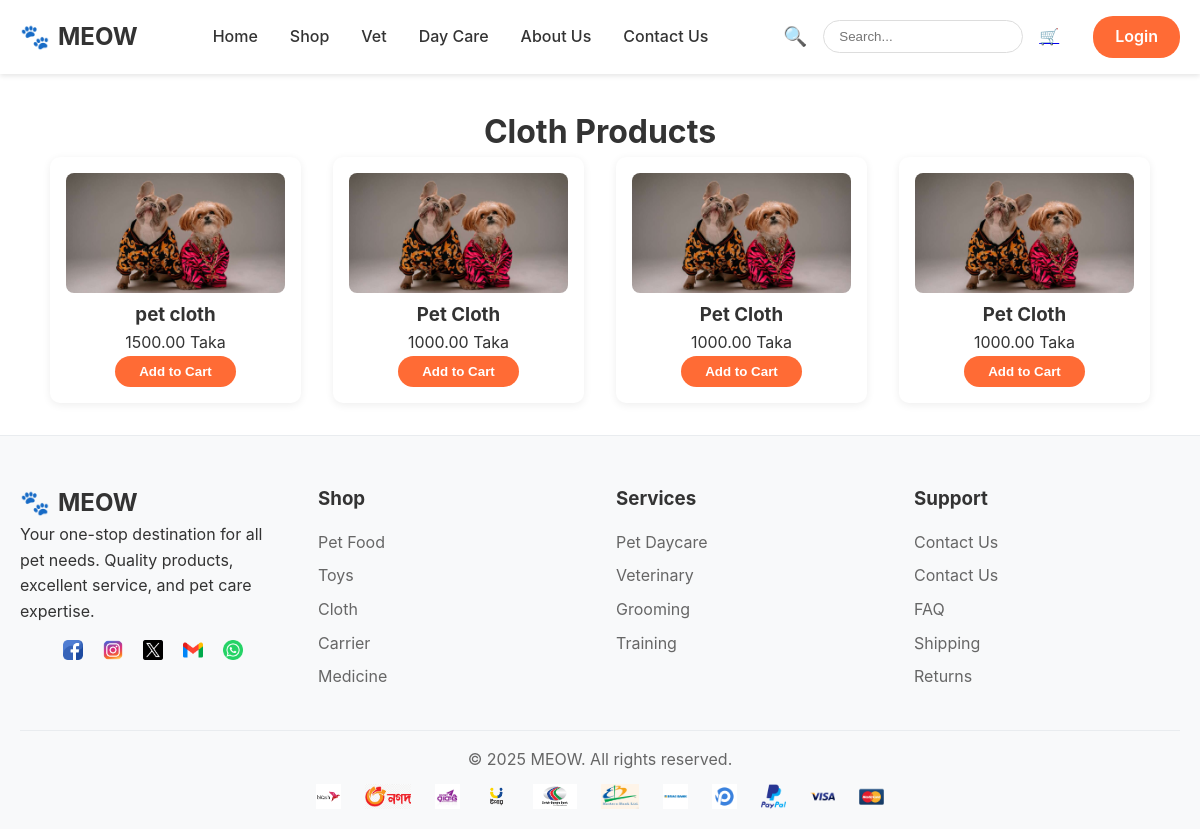
The page /shop/cloth/ on the database its author committed.
### shop/models.py (models this page shows, shortened)
class Product(models.Model):
    name   = models.CharField(max_length=120)
    category = models.ForeignKey(Category, on_delete=models.SET_NULL, null=True, blank=True)
    price  = models.DecimalField(max_digits=10, decimal_places=2)
    stock  = models.PositiveIntegerField(default=0)
    description = models.TextField(blank=True)
    image  = models.ImageField(upload_to="products/", blank=True)

### shop/views.py (the view)
# urls.py: path("cloth/", views.cloth, name="cloth"),  # Add URL pattern for 'cloth' page
def cloth(request):
    cloths = Product.objects.filter(category__name__iexact='Cloth')
    return render(request, 'shop/cloth.html', {'cloths': cloths})

### templates/shop/cloth.html (shortened to what this page needs)
{% extends "base.html" %}
{% load static %}
{% block content %}
<main class="main-content" style="max-width:1100px;margin:2rem auto;">
    <h1 style="text-align:center;">Cloth Products</h1>
    <div style="display:grid;grid-template-columns:repeat(auto-fit,minmax(220px,1fr));gap:2rem;">
        {% for cloth in cloths %}
        <div style="background:#fff;padding:1rem;border-radius:10px;box-shadow:0 2px 8px rgba(0,0,0,0.07);text-align:center;transition:transform 0.3s, box-shadow 0.3s;cursor:pointer;" onmouseover="this.style.transform='translateY(-5px)';this.style.boxShadow='0 6px 15px rgba(0,0,0,0.15)';" onmouseout="this.style.transform='translateY(0)';this.style.boxShadow='0 2px 8px rgba(0,0,0,0.07)';">
            <img src="{{ cloth.image.url }}" alt="{{ cloth.name }}" style="width:100%;height:120px;object-fit:cover;border-radius:8px;">
            <h3>{{ cloth.name }}</h3>
            <p>{{ cloth.price }} Taka</p>
            {% if user.is_authenticated and user.user_type == "seller" %}
                <div style="display:flex;flex-direction:column;align-items:center;gap:8px;">
                    <form method="post" action="{% url 'shop:update_product' cloth.id %}" style="width:100%;">
                        {% csrf_token %}
                        <button type="submit" style="background:#2c5f5f;color:#fff;padding:6px 18px;border:none;border-radius:16px;font-weight:600;cursor:pointer;width:100%;">Update</button>
                    </form>
                    <form method="post" action="{% url 'shop:delete_product' cloth.id %}" style="width:100%;">
                        {% csrf_token %}
                        <button type="submit" style="background:#ff6b35;color:#fff;padding:6px 18px;border:none;border-radius:16px;font-weight:600;cursor:pointer;width:100%;">Delete</button>
                    </form>
                </div>
            {% else %}
                <form method="post" action="{% url 'shop:add_to_cart' cloth.id %}">
                    <button type="submit" style="background:#ff6b35;color:#fff;padding:8px 24px;border:none;border-radius:20px;font-weight:600;cursor:pointer;">Add to Cart</button>
                </form>
            {% endif %}
        </div>
        {% endfor %}
    </div>
</main>
{% endblock %}

### templates/base.html (style rules this page uses)
* { margin: 0; padding: 0; box-sizing: border-box; }
body { font-family: -apple-system, BlinkMacSystemFont, 'Segoe UI', Roboto, Oxygen, Ubuntu, Cantarell, sans-serif; line-height: 1.6; color: #333; }

### rows shown on the page
Product: image (picture), name "pet cloth", price "1500.00"
Product: image (picture), name "Pet Cloth", price "1000.00"
Product: image (picture), name "Pet Cloth", price "1000.00"
Product: image (picture), name "Pet Cloth", price "1000.00"
